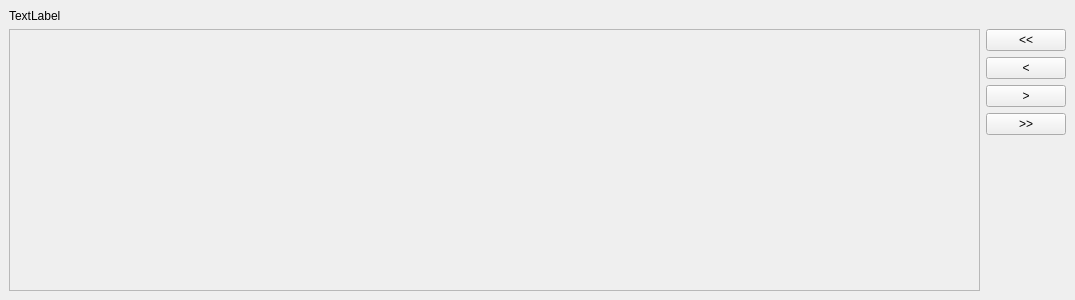
<?xml version="1.0" encoding="UTF-8"?>
<ui version="4.0">
 <class>SqlItemView</class>
 <widget class="QWidget" name="SqlItemView">
  <property name="geometry">
   <rect>
    <x>0</x>
    <y>0</y>
    <width>1075</width>
    <height>300</height>
   </rect>
  </property>
  <property name="sizePolicy">
   <sizepolicy hsizetype="Expanding" vsizetype="Expanding">
    <horstretch>0</horstretch>
    <verstretch>0</verstretch>
   </sizepolicy>
  </property>
  <property name="windowTitle">
   <string>Form</string>
  </property>
  <layout class="QGridLayout">
   <property name="leftMargin">
    <number>9</number>
   </property>
   <property name="topMargin">
    <number>9</number>
   </property>
   <property name="rightMargin">
    <number>9</number>
   </property>
   <property name="bottomMargin">
    <number>9</number>
   </property>
   <property name="spacing">
    <number>6</number>
   </property>
   <item row="1" column="0" rowspan="5">
    <widget class="QScrollArea" name="scrollWidget">
     <property name="widgetResizable">
      <bool>true</bool>
     </property>
    </widget>
   </item>
   <item row="1" column="1">
    <widget class="QPushButton" name="firstButton">
     <property name="toolTip">
      <string>Move to the first record</string>
     </property>
     <property name="text">
      <string>&lt;&lt;</string>
     </property>
    </widget>
   </item>
   <item row="2" column="1">
    <widget class="QPushButton" name="previousButton">
     <property name="toolTip">
      <string>Move to the previous record</string>
     </property>
     <property name="text">
      <string>&lt;</string>
     </property>
    </widget>
   </item>
   <item row="3" column="1">
    <widget class="QPushButton" name="nextButton">
     <property name="toolTip">
      <string>Move to the next record</string>
     </property>
     <property name="text">
      <string>&gt;</string>
     </property>
    </widget>
   </item>
   <item row="4" column="1">
    <widget class="QPushButton" name="lastButton">
     <property name="toolTip">
      <string>Move to the last record</string>
     </property>
     <property name="text">
      <string>&gt;&gt;</string>
     </property>
    </widget>
   </item>
   <item row="5" column="1">
    <spacer>
     <property name="orientation">
      <enum>Qt::Vertical</enum>
     </property>
     <property name="sizeHint" stdset="0">
      <size>
       <width>20</width>
       <height>40</height>
      </size>
     </property>
    </spacer>
   </item>
   <item row="0" column="0">
    <widget class="QLabel" name="positionLabel">
     <property name="text">
      <string>TextLabel</string>
     </property>
    </widget>
   </item>
  </layout>
 </widget>
 <resources/>
 <connections/>
</ui>
